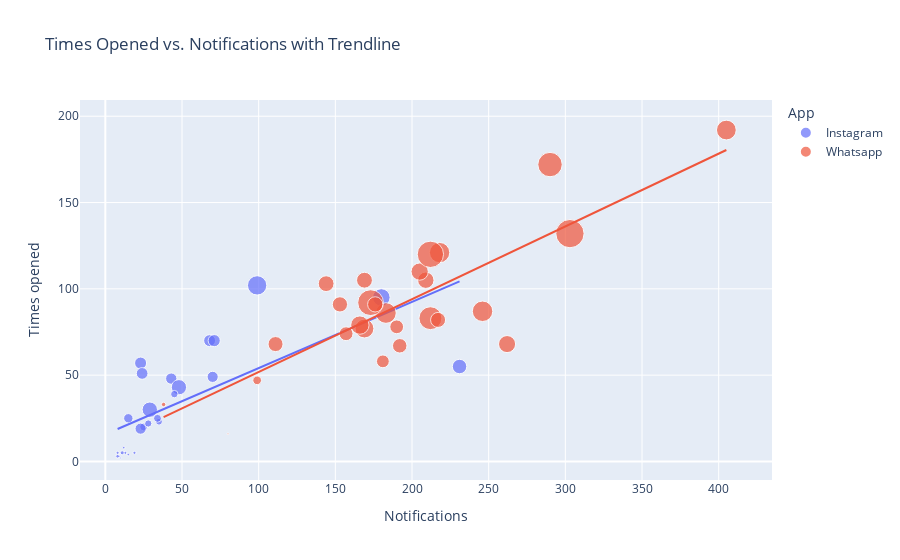

Notebook code for this chart:
### Code cell
# Scatter plot for Times Opened vs. Notifications
figure = px.scatter(
    data_frame=data,
    x='Notifications',
    y='Times opened',
    size='Usage',
    color='App',
    trendline='ols',
    title='Times Opened vs. Notifications with Trendline'
)
figure.show()

### Figure 1 — Plotly figure (JSON) as saved in the notebook; plotly's stock layout.template omitted (floating-point values rounded to 4 significant figures)
{"data": [{"hovertemplate": "App=Instagram<br>Notifications=%{x}<br>Times opened=%{y}<br>Usage=%{marker.size}<extra></extra>", "legendgroup": "Instagram", "marker": {"color": "#636efa", "size": [38, 39, 64, 14, 3, 19, 44, 16, 27, 72, 42, 19, 38, 71, 43, 45, 94, 114, 17, 1, 2, 3, 2, 3, 4, 5, 2], "sizemode": "area", "sizeref": 0.61, "symbol": "circle"}, "mode": "markers", "name": "Instagram", "orientation": "v", "showlegend": true, "type": "scatter", "x": [70, 43, 231, 35, 19, 25, 23, 28, 15, 29, 24, 34, 23, 48, 68, 71, 180, 99, 45, 10, 15, 13, 9, 8, 8, 11, 12], "xaxis": "x", "y": [49, 48, 55, 23, 5, 20, 57, 22, 25, 30, 51, 25, 19, 43, 70, 70, 95, 102, 39, 2, 4, 5, 3, 5, 3, 5, 8], "yaxis": "y"}, {"hovertemplate": "<b>OLS trendline</b><br>Times opened = 0.383753 * Notifications + 15.7049<br>R<sup>2</sup>=0.488966<br><br>App=Instagram<br>Notifications=%{x}<br>Times opened=%{y} <b>(trend)</b><extra></extra>", "legendgroup": "Instagram", "marker": {"color": "#636efa", "symbol": "circle"}, "mode": "lines", "name": "Instagram", "showlegend": false, "type": "scatter", "x": [8, 8, 9, 10, 11, 12, 13, 15, 15, 19, 23, 23, 24, 25, 28, 29, 34, 35, 43, 45, 48, 68, 70, 71, 99, 180, 231], "xaxis": "x", "y": [18.77, 18.77, 19.16, 19.54, 19.93, 20.31, 20.69, 21.46, 21.46, 23.0, 24.53, 24.53, 24.91, 25.3, 26.45, 26.83, 28.75, 29.14, 32.21, 32.97, 34.13, 41.8, 42.57, 42.95, 53.7, 84.78, 104.4], "yaxis": "y"}, {"hovertemplate": "App=Whatsapp<br>Notifications=%{x}<br>Times opened=%{y}<br>Usage=%{marker.size}<extra></extra>", "legendgroup": "Whatsapp", "marker": {"color": "#EF553B", "size": [82, 69, 130, 59, 128, 108, 23, 76, 1, 6, 126, 91, 160, 69, 119, 103, 203, 182, 71, 64, 50, 71, 212, 244, 77, 58, 89], "sizemode": "area", "sizeref": 0.61, "symbol": "circle"}, "mode": "markers", "name": "Whatsapp", "orientation": "v", "showlegend": true, "type": "scatter", "x": [209, 111, 183, 157, 246, 169, 99, 144, 80, 38, 218, 205, 212, 217, 405, 166, 173, 290, 153, 192, 181, 176, 212, 303, 169, 190, 262], "xaxis": "x", "y": [105, 68, 86, 74, 87, 77, 47, 103, 16, 33, 121, 110, 83, 82, 192, 79, 92, 172, 91, 67, 58, 91, 120, 132, 105, 78, 68], "yaxis": "y"}, {"hovertemplate": "<b>OLS trendline</b><br>Times opened = 0.421659 * Notifications + 9.67549<br>R<sup>2</sup>=0.680945<br><br>App=Whatsapp<br>Notifications=%{x}<br>Times opened=%{y} <b>(trend)</b><extra></extra>", "legendgroup": "Whatsapp", "marker": {"color": "#EF553B", "symbol": "circle"}, "mode": "lines", "name": "Whatsapp", "showlegend": false, "type": "scatter", "x": [38, 80, 99, 111, 144, 153, 157, 166, 169, 169, 173, 176, 181, 183, 190, 192, 205, 209, 212, 212, 217, 218, 246, 262, 290, 303, 405], "xaxis": "x", "y": [25.7, 43.41, 51.42, 56.48, 70.39, 74.19, 75.88, 79.67, 80.94, 80.94, 82.62, 83.89, 86.0, 86.84, 89.79, 90.63, 96.12, 97.8, 99.07, 99.07, 101.2, 101.6, 113.4, 120.2, 132.0, 137.4, 180.4], "yaxis": "y"}], "layout": {"legend": {"itemsizing": "constant", "title": {"text": "App"}, "tracegroupgap": 0}, "title": {"text": "Times Opened vs. Notifications with Trendline"}, "xaxis": {"anchor": "y", "domain": [0, 1], "title": {"text": "Notifications"}}, "yaxis": {"anchor": "x", "domain": [0, 1], "title": {"text": "Times opened"}}}}
